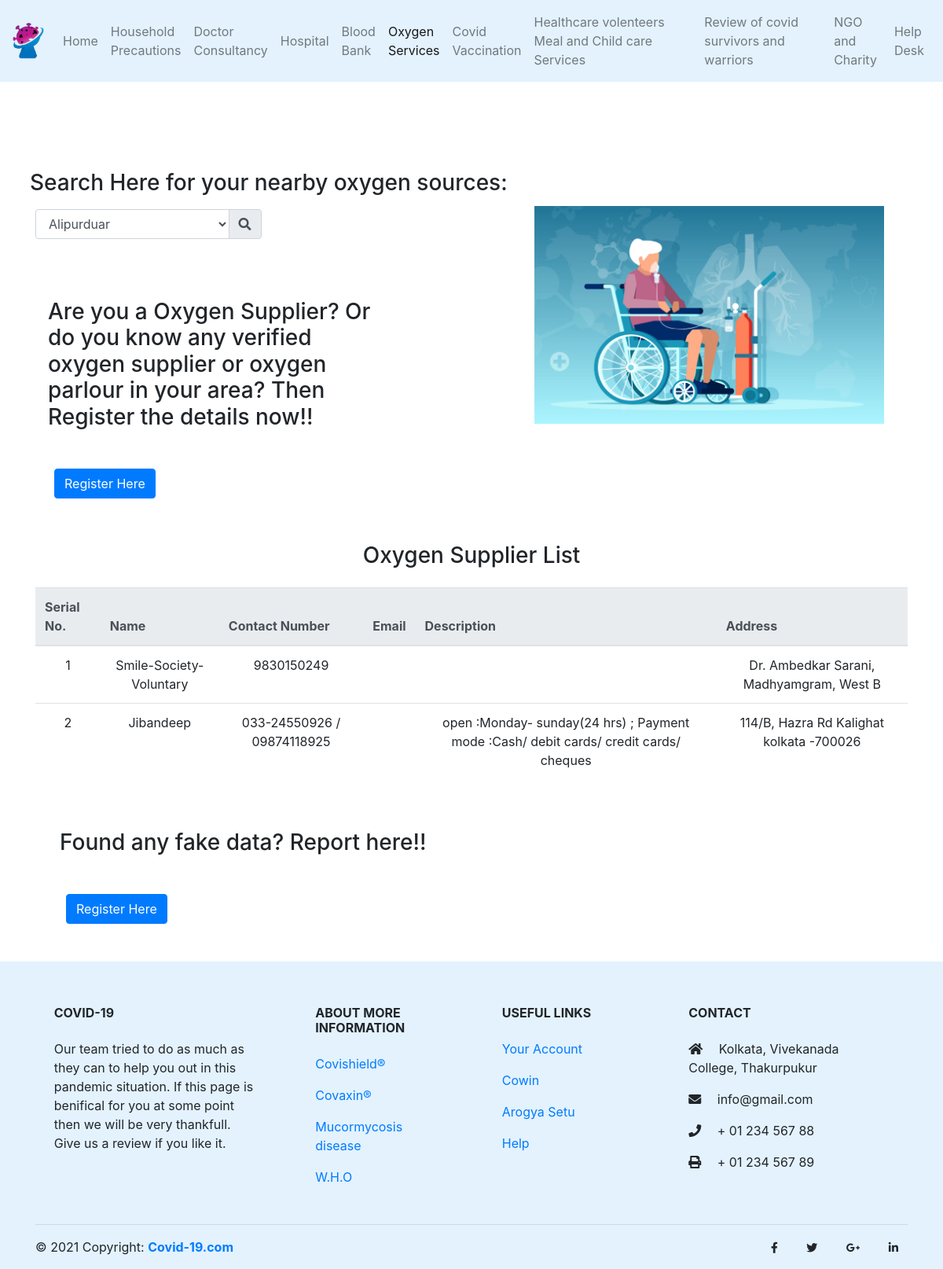
/frontend/oxygen.php, run on the app's committed database.
### tables this page shows
CREATE TABLE `service_providers` (
  `id` int(23) NOT NULL,
  `service_id` int(23) NOT NULL,
  `name` varchar(255) NOT NULL,
  `contact` varchar(255) NOT NULL,
  `email` varchar(255) NOT NULL,
  `description` varchar(255) NOT NULL,
  `address` varchar(255) NOT NULL
);

### frontend/oxygen.php (the view, shortened to what this page needs)
<?php
include("connection.php");?>
<!DOCTYPE html>
<html>
<head>
  <link rel="stylesheet" href="https://maxcdn.bootstrapcdn.com/bootstrap/4.0.0/css/bootstrap.min.css"
>
  <link rel="stylesheet" href="https://cdnjs.cloudflare.com/ajax/libs/font-awesome/5.15.3/css/brands.min.css"
 />
  <link rel="stylesheet" href="https://cdnjs.cloudflare.com/ajax/libs/font-awesome/5.15.3/css/all.min.css"
 />
  <link rel="stylesheet" href="css/styles.css">
</head>
<body>
  <header class="">
    <nav class="navbar navbar-light   navbar-expand-lg" style="background-color: #e3f2fd;">
      <a class="navbar-brand" href="index.html"><img class="logo w-100" src="./images/project_logo.png" /></a>
      <div class="collapse navbar-collapse" id="navbarSupportedContent">
        <ul class="navbar-nav mr-auto">
          <li class="nav-item">
            <a class="nav-link" aria-current="page" href="index.php">Home</a>
          </li>
          <li class="nav-item">
            <a class="nav-link" aria-current="page" href="household.html">Household Precautions</a>
          </li>
          <li class="nav-item">
            <a class="nav-link " aria-current="page" href="#">Doctor Consultancy</a>
          </li>
          <li class="nav-item">
            <a class="nav-link " aria-current="page" href="./HospitalAndSafehome/src/hospital.php">Hospital</a>
          </li>
          <li class="nav-item">
            <a class="nav-link " aria-current="page" href="./BloodBank/blood_bank.php">Blood Bank</a>
          </li>
          <li class="nav-item">
            <a class="nav-link active" aria-current="page" href="oxygen.php">Oxygen Services</a>
          </li>
          <li class="nav-item">
            <a class="nav-link " aria-current="page" href="vaccination.html">Covid Vaccination</a>
          </li>
          <li class="nav-item">
            <a class="nav-link  " aria-current="page" href="meal and childcare.php">Healthcare volenteers Meal and
              Child
              care
              Services</a>
          </li>
          <li class="nav-item">
            <a class="nav-link " aria-current="page" href="./ReviewOfCovidSurvivorsAndWarriors/src/reviews.php">Review of covid survivors and warriors</a>
          </li>
          <li class="nav-item">
            <a class="nav-link " aria-current="page" href="ngo-charity.php">NGO and Charity</a>
          </li>
          <li class="nav-item">
            <a class="nav-link " aria-current="page" href="help.php">Help Desk</a>
          </li>
        </ul>
      </div>
    </nav>
  </header>
  <div class="container  pt-2">
    <div class="row mt-5">
      <div class="col-12 col-md-7 row">
        <div class="h3 mt-5 p-2 ">
          Search Here for your nearby oxygen sources:</div>
        <div class="col-md-6 mb-4">
          <div class="input-group md-form form-sm form-2 pl-0">
          <select class="form-control">
              <option value="Alipurduar">Alipurduar</option>
              </select>
              <div class="input-group-append">
              <span class="input-group-text amber lighten-3" id="basic-text1"><i class="fas fa-search text-grey"
                  aria-hidden="true"></i></span>
            </div>
          </div>
        </div>
        <div class="h3 col-12 col-md-9 mt-1">
          <div class="h3 mt-5 mb-5 ml-3">Are you a Oxygen Supplier? Or do you know any verified oxygen supplier or
            oxygen parlour in your area? Then Register the details now!!</div>
          <button type="button" class="btn btn-primary ml-4" data-bs-toggle="modal" data-bs-target="#oxygenModal">
            Register Here
          </button>
        </div>
      </div>
      <div class="col-12 col-md-5 d-flex justify-content-center align-items-center">
        <img src="./images/oxy1.jpg" class="w-100">
      </div>
    </div>
    <div class="container  mt-5">
      <div class="row" style="text-align: center; align-items: center; justify-content: center;">
        <h3>Oxygen Supplier List</h3>
      </div>
      <div class="row mt-3">
        <table class="table">
          <thead class="thead-light">
            <tr>
              <th scope="col">Serial No.</th>
                    <th scope="col">Name</th>
                    <th scope="col">Contact Number</th>
                    <th scope="col">Email</th>
                    <th scope="col">Description</th>
                     <th scope="col">Address</th>
            </tr>
          </thead>
          <tbody>
           <?php
    $sql = "SELECT * FROM `service_providers` WHERE `service_id`=1";
    $result = mysqli_query($link,$sql);
    if(mysqli_num_rows($result) > 0)
    {
      $count=1;
      while($row = mysqli_fetch_assoc($result))
      {
        echo "<tr>";
       echo "<td align = 'center'>".$count."</td>";
        echo "<td align = 'center'>".$row["name"]."</td>";
        echo "<td align = 'center'>".$row["contact"]."</td>";
        echo "<td align = 'center'>".$row["email"]."</td>";
        echo "<td align = 'center'>".$row["description"]."</td>";
        echo "<td align = 'center'>".$row["address"]."</td>";
        echo "</tr>";
        $count++;
      }
    }
     ?>
          </tbody>
        </table>
      </div>
    </div>
    <div class="container">
      <div class="h3 mt-5 mb-5 ml-3">Found any fake data? Report here!! </div>
      <a href="help.php #fake"><button class="btn btn-primary ml-4 mb-5">Register Here</button></a>
    </div>
  </div>
  <footer class="page-footer font-small mdb-color pt-4" style="background-color: #e3f2fd;">
    <div class="container text-center text-md-left">
      <div class="row text-center text-md-left mt-3 pb-3">
        <div class="col-md-3 col-lg-3 col-xl-3 mx-auto mt-3">
          <h6 class="text-uppercase mb-4 font-weight-bold">Covid-19</h6>
          <p>Our team tried to do as much as they can to help you out in this pandemic situation. If this page
            is
            benifical for you at some point then we will be very thankfull. Give us a review if you like it.
          </p>
        </div>
        <div class="col-md-2 col-lg-2 col-xl-2 mx-auto mt-3">
          <h6 class="text-uppercase mb-4 font-weight-bold">About More information</h6>
          <p>
            <a href="#!">Covishield®</a>
          </p>
          <p>
            <a href="#!">Covaxin®</a>
          </p>
          <p>
            <a href="#!">Mucormycosis disease</a>
          </p>
          <p>
            <a href="#!">W.H.O</a>
          </p>
        </div>
        <div class="col-md-3 col-lg-2 col-xl-2 mx-auto mt-3">
          <h6 class="text-uppercase mb-4 font-weight-bold">Useful links</h6>
          <p>
            <a href="#!">Your Account</a>
          </p>
          <p>
            <a href="#!">Cowin</a>
          </p>
          <p>
            <a href="#!">Arogya Setu</a>
          </p>
          <p>
            <a href="#!">Help</a>
          </p>
        </div>
        <div class="col-md-4 col-lg-3 col-xl-3 mx-auto mt-3">
          <h6 class="text-uppercase mb-4 font-weight-bold">Contact</h6>
          <p>
            <i class="fas fa-home mr-3"></i> Kolkata, Vivekanada College, Thakurpukur
          </p>
          <p>
            <i class="fas fa-envelope mr-3"></i> info@gmail.com
          </p>
          <p>
            <i class="fas fa-phone mr-3"></i> + 01 234 567 88
          </p>
          <p>
            <i class="fas fa-print mr-3"></i> + 01 234 567 89
          </p>
        </div>
      </div>
      <hr>
      <div class="row d-flex align-items-center">
        <div class="col-md-7 col-lg-8">
          <p class="text-center text-md-left">© 2021 Copyright:
            <a href="https://mdbootstrap.com/">
              <strong> Covid-19.com</strong>
            </a>
          </p>
        </div>
        <div class="col-md-5 col-lg-4 ml-lg-0">
          <div class="text-center text-md-right">
            <ul class="list-unstyled list-inline">
              <li class="list-inline-item">
                <a class="btn-floating btn-sm rgba-white-slight mx-1">
                  <i class="fab fa-facebook-f"></i>
                </a>
              </li>
              <li class="list-inline-item">
                <a class="btn-floating btn-sm rgba-white-slight mx-1">
                  <i class="fab fa-twitter"></i>
                </a>
              </li>
              <li class="list-inline-item">
                <a class="btn-floating btn-sm rgba-white-slight mx-1">
                  <i class="fab fa-google-plus-g"></i>
                </a>
              </li>
              <li class="list-inline-item">
                <a class="btn-floating btn-sm rgba-white-slight mx-1">
                  <i class="fab fa-linkedin-in"></i>
                </a>
              </li>
            </ul>
          </div>
        </div>
      </div>
    </div>
  </footer>
</body>
</html>

### frontend/css/styles.css (style rules this page uses)
html { scroll-behavior: smooth; }
body { margin: 0; padding: 0; }
.navbar-brand { max-width: 40px; }
.nav-item { display: flex; align-items: center; justify-content: center; }

### data on the page
service_providers: name "Smile-Society-Voluntary", contact "9830150249", address "Dr. Ambedkar Sarani, Madhyamgram, West B"
service_providers: name "Jibandeep", contact "033-24550926 / 09874118925", description "open :Monday- sunday(24 hrs) ; Payment mode :Cash/ debit cards/ credit cards/ cheques", address "114/B, Hazra Rd Kalighat kolkata -700026"
